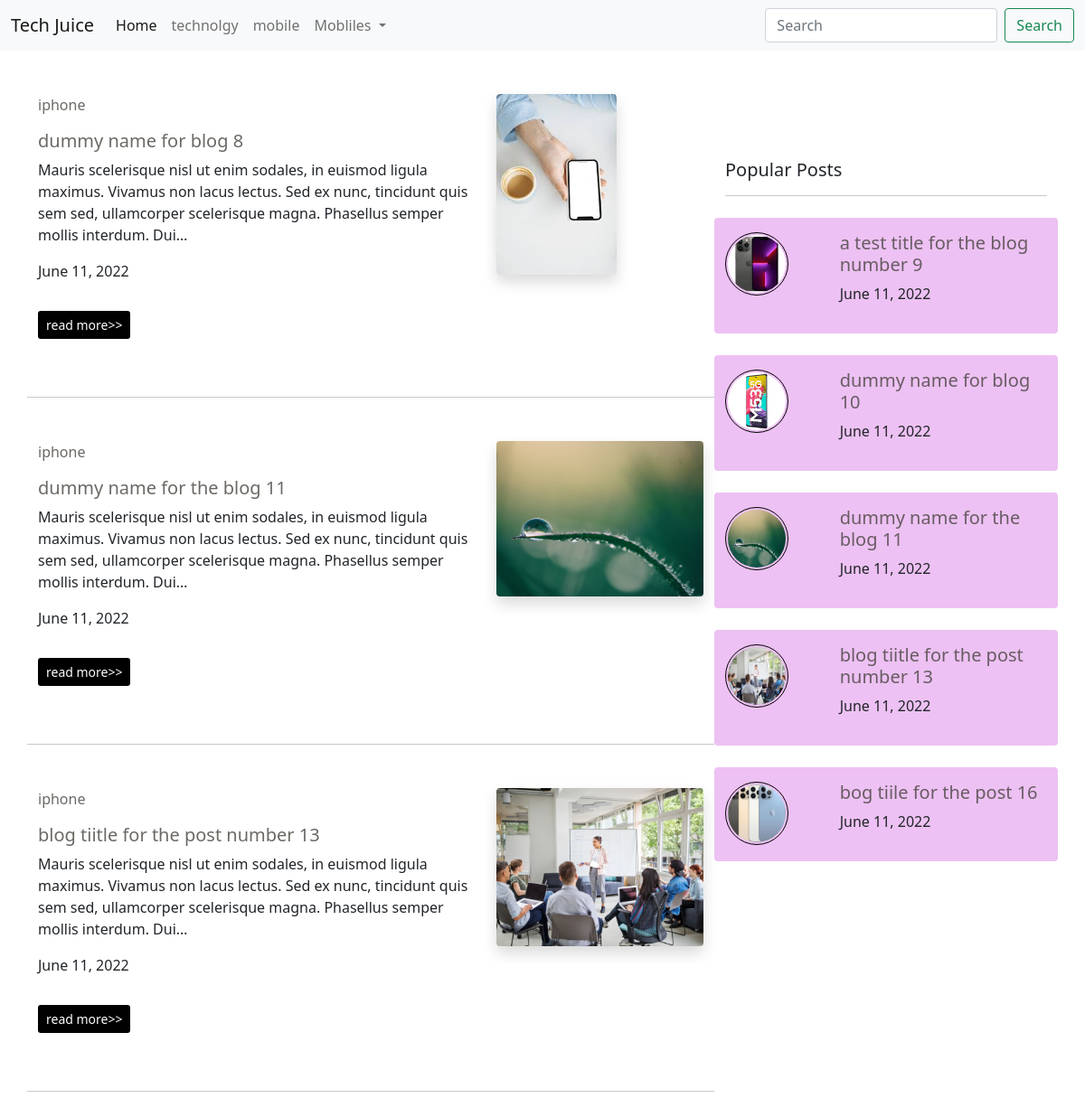
/blog/archive/iphone, run on the app's committed database.
### blog/models.py (models this page shows, shortened)
class post (models.Model):
    blog_id = models.AutoField(primary_key=True)
    blog_title = models.CharField(max_length = 100, default="")
    blog_desc = models.CharField(max_length = 10000, default="")
    blog_category = models.CharField(max_length=50,default="")
    pub_date = models.DateField(auto_now_add=True)
    blog_star = models.BooleanField(default=False)
    blog_featured = models.BooleanField(default=False)
    blog_imgs = models.ImageField()

### blog/views.py (the view)
# urls.py: path('archive/<str:cat>',views.archive,name='archive'),
def archive(request,cat):
    get_db_post = post.objects.all()
    star_id=[]
    for blog in get_db_post:
        if (blog.blog_star==True):
            star_id.append(blog.blog_id)
    first = post.objects.get(blog_id =star_id[-1])
    second = post.objects.get(blog_id =star_id[-2])
    third = post.objects.get(blog_id =star_id[-3])
    fourth = post.objects.get(blog_id =star_id[-4])
    fifth = post.objects.get(blog_id =star_id[-5])
    posts = post.objects.filter( blog_category = cat)
    dictionary = {
        'first':first,
        'second':second,
        'third':third,
        'fourth':fourth,
        'fifth':fifth,
        'allcatblogs':posts,
    }
    return render(request,'blog/archive.html',dictionary)

### blog/templates/blog/archive.html (shortened to what this page needs)
{% extends 'blog/basic.html' %}
{% block content %}
{%for post in allcatblogs %}
<div class="row">
    <div class="col-8">
        <a href="{{post.blog_category}}" class="links "><p>{{post.blog_category}}</p></a>
        <a href="../blogview/{{post.blog_id}}" class="links"><h5>{{post.blog_title}}</h5></a>
        <p>{{post.blog_desc|truncatechars:200}}</p>
        <p>{{post.pub_date}}</p>
        <a href="../blogview/{{post.blog_id}}" class="btn onhoverup btn-sm bg-black text-white my-3">read more>></a>
</div>
<div class="col-4">
    <a href="../blogview/{{post.blog_id}}">
    <img src="{{post.blog_imgs.url}}" class="img-fluid rounded shadow onhoverup" style="max-height: 200px; " alt=""></a>
</div>
    <hr class="w-74  my-5">
</div>
{% endfor %}
{%endblock%}

### blog/templates/blog/basic.html (shortened to what this page needs)
<!doctype html>
<html lang="en">
  <head>
    <link href="https://cdn.jsdelivr.net/npm/bootstrap@5.1.3/dist/css/bootstrap.min.css" rel="stylesheet">
    <link rel="stylesheet" href="https://cdnjs.cloudflare.com/ajax/libs/font-awesome/6.1.1/css/all.min.css" />
  </head>
  <body>
    <nav class="navbar navbar-expand-lg navbar-light bg-light">
      <div class="container-fluid">
        <a class="navbar-brand onhoverup" href="http://127.0.0.1:8000/blog/">Tech Juice</a>
        <div class="collapse navbar-collapse" id="navbarSupportedContent">
          <ul class="navbar-nav me-auto mb-2 mb-lg-0">
            <li class="nav-item">
              <a class="nav-link onhoverup active" aria-current="page" href="http://127.0.0.1:8000/blog/">Home</a>
            </li>
            <li class="nav-item">
              <a class="nav-link onhoverup" href="http://127.0.0.1:8000/blog/archive/tech">technolgy</a>
            </li>
            <li class="nav-item">
              <a class="nav-link onhoverup" href="http://127.0.0.1:8000/blog/archive/mobile">mobile</a>
            </li>
            <li class="nav-item dropdown">
              <a class="nav-link onhoverup dropdown-toggle" href="#" id="navbarDropdown" role="button" data-bs-toggle="dropdown" aria-expanded="false">
               Mobliles
              </a>
            </li>
          </ul>
          <form class="d-flex">
            <input class="form-control me-2" type="search" placeholder="Search" aria-label="Search">
            <button class="btn btn-outline-success onhoverup" type="submit">Search</button>
          </form>
        </div>
      </div>
    </nav>
    <div class="container my-5">
      <div class="row">
        <div class="col-md-8">
          {%block content%}
          {%endblock%}
        </div>
        <div class="col-md-4">
          <h5 class="mt-5">Popular Posts</h5>
          <hr>
          <div class="row my-4 py-3 rounded" style="background-color: rgb(237, 193, 243);">
            <div class="col-4">
              <a href="blogview/{{fifth.blog_id}}" class="links">
                <img src="{{fifth.blog_imgs.url}}" class="img-fluid onhoverup" style="border: 1px solid black; padding: 2px; height:70px; width:70px; border-radius: 50%;" alt=""></a>
            </div>
            <div class="col-8">
              <a href="blogview/{{fifth.blog_id}}" class="links"><h5>{{fifth.blog_title}}</h5></a>
              <p>{{fifth.pub_date}}</p>
            </div>
          </div>
          <div class="row my-4 py-3 rounded" style="background-color: rgb(237, 193, 243);">
            <div class="col-4">
              <a href="blogview/{{fourth.blog_id}}" class="links">
                <img src="{{fourth.blog_imgs.url}}" class="img-fluid onhoverup" style="border: 1px solid black; padding: 2px; height:70px; width:70px; border-radius: 50%;" alt=""></a>
            </div>
            <div class="col-8">
              <a href="blogview/{{fourth.blog_id}}" class="links"><h5>{{fourth.blog_title}}</h5></a>
              <p>{{fourth.pub_date}}</p>
            </div>
          </div>
          <div class="row my-4 py-3 rounded" style="background-color: rgb(237, 193, 243);">
            <div class="col-4">
              <a href="blogview/{{third.blog_id}}" class="links">
                <img src="{{third.blog_imgs.url}}" class="img-fluid onhoverup" style="border: 1px solid black; padding: 2px; height:70px; width:70px; border-radius: 50%;" alt=""></a>
            </div>
            <div class="col-8">
              <a href="blogview/{{third.blog_id}}" class="links"><h5>{{third.blog_title}}</h5></a>
              <p>{{third.pub_date}}</p>
            </div>
          </div>
          <div class="row my-4 py-3 rounded" style="background-color: rgb(237, 193, 243);">
            <div class="col-4">
              <a href="blogview/{{second.blog_id}}" class="links ">
                <img src="{{second.blog_imgs.url}}" class="img-fluid onhoverup" style="border: 1px solid black; padding: 2px; height:70px; width:70px; border-radius: 50%;" alt=""></a>
            </div>
            <div class="col-8">
              <a href="blogview/{{second.blog_id}}" class="links "><h5>{{second.blog_title}}</h5></a>
              <p>{{second.pub_date}}</p>
            </div>
          </div>
          <div class="row my-4 py-3 rounded" style="background-color: rgb(237, 193, 243);">
            <div class="col-4">
              <a href="blogview/{{first.blog_id}}" class="links ">
                <img src="{{first.blog_imgs.url}}" class="img-fluid onhoverup" style="border: 1.5px solid black; padding: 2px; height:70px; width:70px; border-radius: 50%;" alt=""></a>
            </div>
            <div class="col-8">
              <a href="blogview/{{first.blog_id}}" class="links "><h5>{{first.blog_title}}</h5></a>
              <p>{{first.pub_date}}</p>
            </div>
          </div>
        </div>
      </div>
    </div>
  </body>
</html>

### blog/templates/blog/basic.html (style rules this page uses)
.links { text-decoration: none !important; color: rgba(70, 66, 61, 0.795) !important; cursor: pointer ; }
.onhoverup { position: relative; -webkit-transition: all .3s ease-out; transition: all .3s ease-out; }

### data on the page
post: blog_category "iphone", blog_title "dummy name for blog 8", blog_desc "Mauris scelerisque nisl ut enim sodales, in euismod ligula maximus. Vivamus non lacus lectus. Sed ex nunc, tincidunt quis sem sed, ullamcorper scelerisque magna. Phasellus semper mollis interdum. Dui…", pub_date "June 11, 2022", blog_imgs (picture)
post: blog_category "iphone", blog_title "dummy name for the blog 11", blog_desc "Mauris scelerisque nisl ut enim sodales, in euismod ligula maximus. Vivamus non lacus lectus. Sed ex nunc, tincidunt quis sem sed, ullamcorper scelerisque magna. Phasellus semper mollis interdum. Dui…", pub_date "June 11, 2022", blog_imgs (picture)
post: blog_category "iphone", blog_title "blog tiitle for the post number 13", blog_desc "Mauris scelerisque nisl ut enim sodales, in euismod ligula maximus. Vivamus non lacus lectus. Sed ex nunc, tincidunt quis sem sed, ullamcorper scelerisque magna. Phasellus semper mollis interdum. Dui…", pub_date "June 11, 2022", blog_imgs (picture)
post: blog_imgs (picture), blog_title "a test title for the blog number 9", pub_date "June 11, 2022"
post: blog_imgs (picture), blog_title "dummy name for blog 10", pub_date "June 11, 2022"
post: blog_imgs (picture), blog_title "bog tiile for the post 16", pub_date "June 11, 2022"
